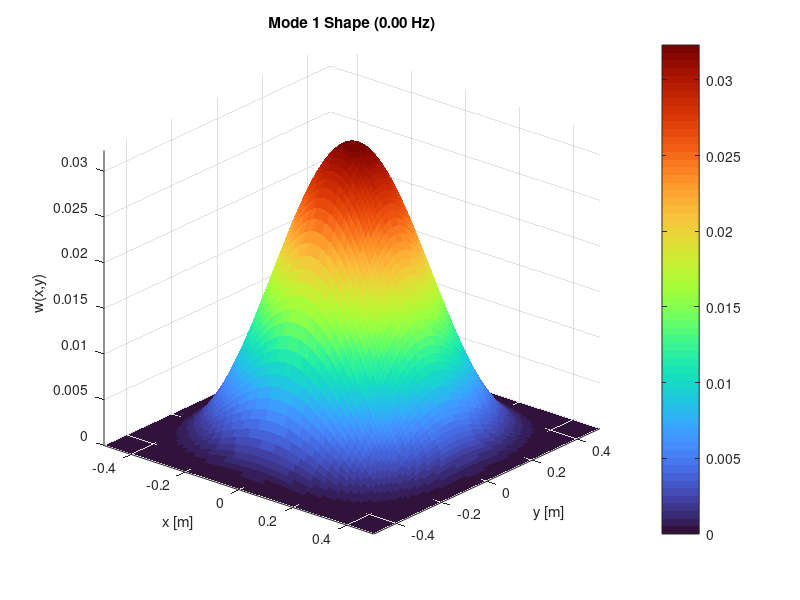
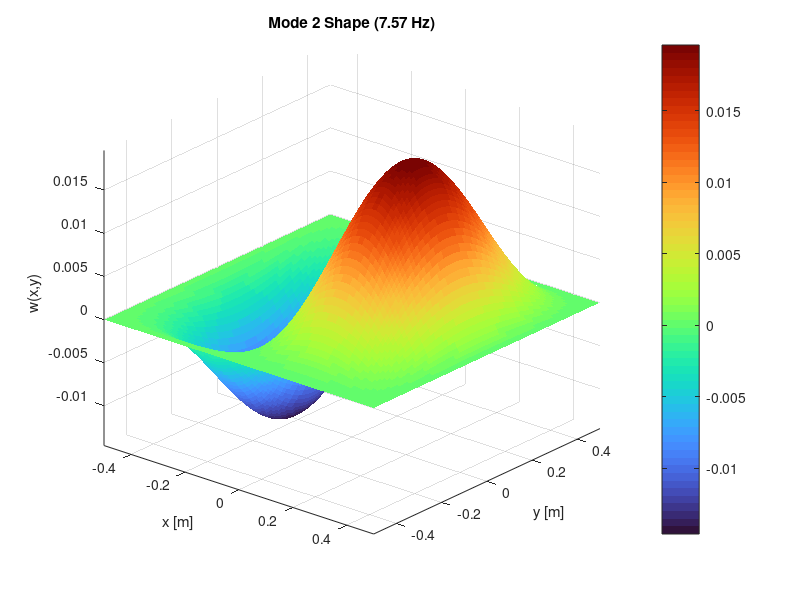
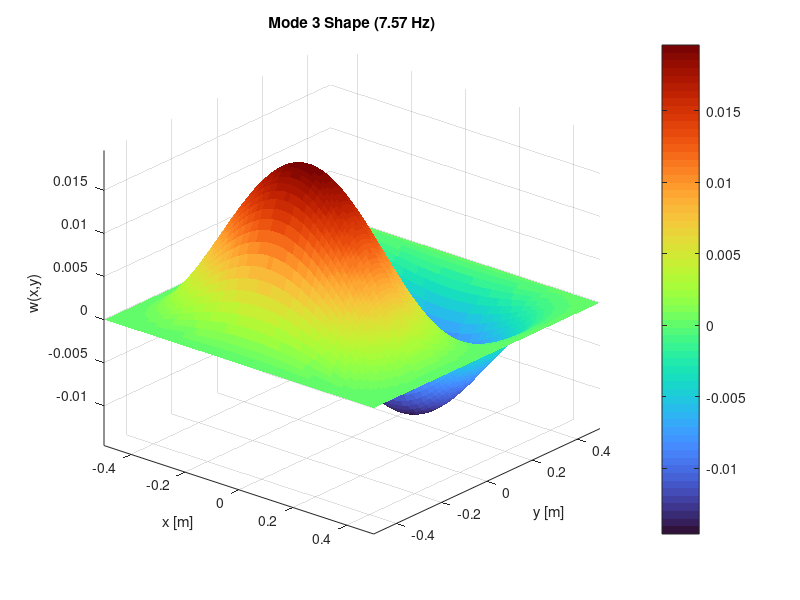
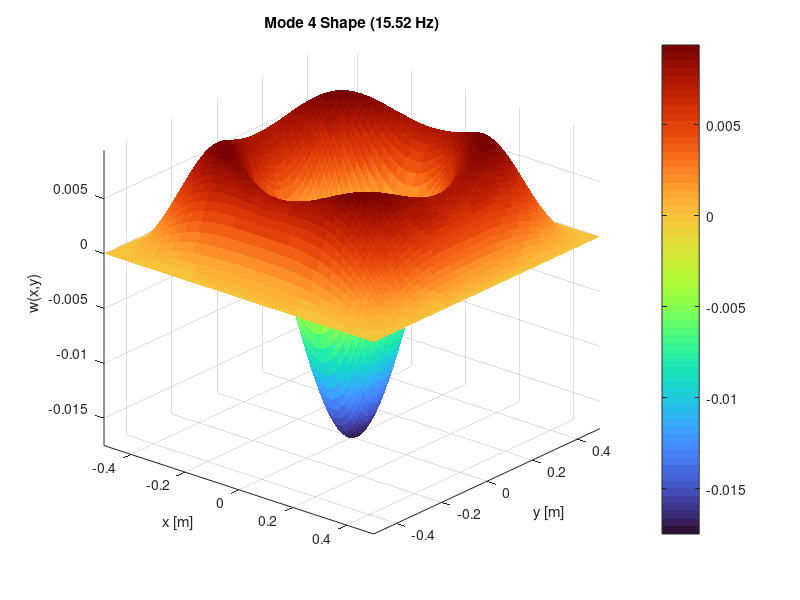

The MATLAB script that drew these images, in order:
%% Roshan Jaiswal-Ferri, Alessandro Tedeschi, Stefan Rosu
%Section - 02
%Aero 431 HW3: 5/12/25

%% Workspace Prep

%warning off
format long     %Allows for more accurate decimals
close all;      %Clears all
clear all;      %Clears Workspace
clc;            %Clears Command 

%% Rayleigh-Ritz 

% Material and plate properties
E = 70e9;         % Youngs Modulus Pa
nu = 0.3;         % Poisson's Ratio
rho = 2710;       % kg/m^3
h = 0.01;         % thickness m
L = 1;          % side length m

% rigidity
D = E*h^3 / (12*(1-nu^2));

%% Part 1 — Rayleigh Quotient Method

% symbolic Rayleigh quotient
omega1_sq = (72*E*h^2) / (L^4*rho*(1 - nu^2));
freq1 = sqrt(omega1_sq) / (2*pi);  % Hz

omega2_sq = (1584*E*h^2*429) / (L^4*rho*6292*(1-nu^2));
freq2 = sqrt(omega2_sq) / (2*pi);  % Hz

fprintf('--- Fundamental Frequency Estimates (Rayleigh Method) ---\n');
fprintf('1st Ansatz (simple):      %.4f Hz\n', freq1);
fprintf('2nd Ansatz (refined, a=0): %.4f Hz\n\n', freq2);

%% Part 2 — Generalized Eigenvalues

% Mass / area
rhoh = rho*h;

% mass and stiffness matrix
M = [L^10/900,     0,               0,           L^12/12600;
     0,           L^12/25200,      0,           0;
     0,           0,               L^12/25200,  0;
     L^12/12600,  0,               0,           L^14/105840];

K = [0.0013990,     0,          0,          7.1737e-04;
     0,             3.7919e-04, 0,          0;
     0,             0,          3.7919e-04, 0;
     7.1737e-04,    0,          0,          2.3851e-04];

K_scaled = D * K;
M_scaled = rhoh * M;

% solve generalized eigenvalue problem
[mode_shapes, omega_sq_vals] = eig(K_scaled, M_scaled);
omega_vals = sqrt(diag(omega_sq_vals));
frequencies = omega_vals / (2 * pi);

% Sort frequencies
[frequencies_sorted, sort_idx] = sort(real(frequencies));

fprintf('--- Frequencies from Generalized Eigenvalue Problem ---\n');
for i = 1:4
    fprintf('Mode %d: %.4f Hz\n', i, frequencies_sorted(i));
end

% Comments:
% The simple mode found a frequency about 16hz lower than the refined
% mode. The inclusion of more terms for displacement shows that the refined
% mode is creating a better aproximation of the actual frequency. 

%% Plotting

phi = {
    @(x, y) 1;
    @(x, y) x;
    @(x, y) y;
    @(x, y) x.^2 + y.^2
};

% weight function
wgt = @(x, y) (x.^2 - L^2/4).^2 .* (y.^2 - L^2/4).^2;

x_vals = linspace(-L/2, L/2, 120);
y_vals = linspace(-L/2, L/2, 80);
[Y, X] = ndgrid(y_vals, x_vals);

for i = 1:4
    coeffs = mode_shapes(:, sort_idx(i));
    
    W = wgt(X, Y);
    for j = 1:4
        W = W + coeffs(j) * wgt(X, Y) .* phi{j}(X, Y);
    end
    
    % Plot
    figure;
    surf(X, Y, W, 'EdgeColor', 'none');
    colormap turbo;
    colorbar;
    title(sprintf('Mode %d Shape (%.2f Hz)', i, frequencies_sorted(i)));
    xlabel('x [m]');
    ylabel('y [m]');
    zlabel('w(x,y)');
    view(40, 25);
    axis tight;
end
